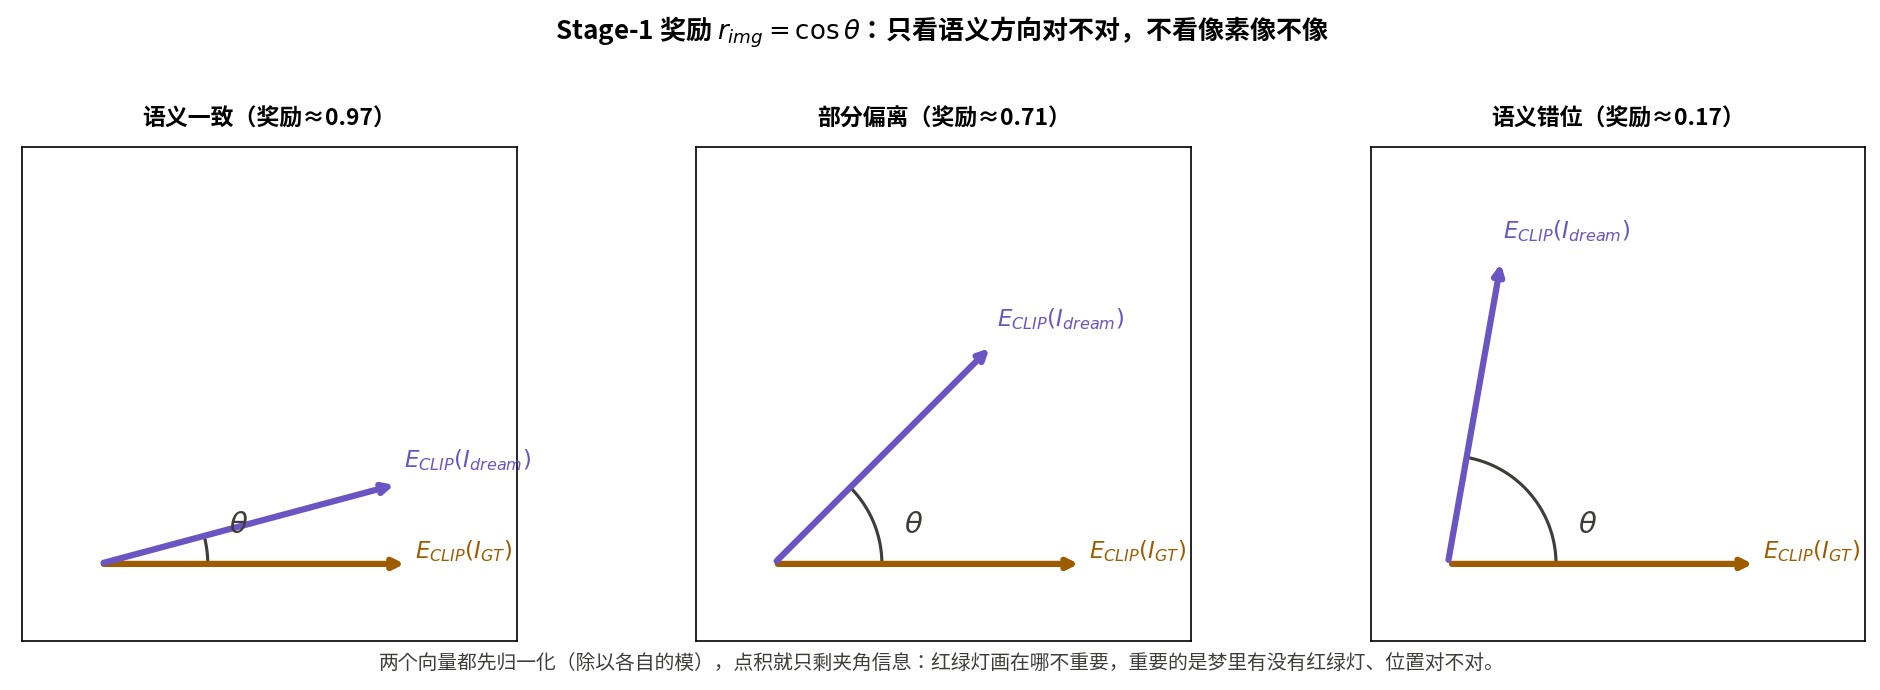

Write the Python code that produced this figure.
"""MindDriver Stage-1 奖励 r_img 的几何意义：CLIP 嵌入空间中的余弦相似度。"""
import matplotlib
matplotlib.use("Agg")
import numpy as np
import matplotlib.pyplot as plt

plt.rcParams["font.sans-serif"] = ["Noto Sans CJK JP", "DejaVu Sans"]
plt.rcParams["axes.unicode_minus"] = False

fig, axes = plt.subplots(1, 3, figsize=(13.5, 4.2), subplot_kw={"aspect": "equal"})
thetas = [15, 45, 80]
labels = ["语义一致（奖励≈0.97）", "部分偏离（奖励≈0.71）", "语义错位（奖励≈0.17）"]

for ax, th, lab in zip(axes, thetas, labels):
    th = np.deg2rad(th)
    v_gt = np.array([1.0, 0.0])
    v_dr = np.array([np.cos(th), np.sin(th)])
    ax.annotate("", xy=v_gt, xytext=(0, 0),
                arrowprops=dict(arrowstyle="->", color="#9e5c00", lw=3))
    ax.annotate("", xy=v_dr, xytext=(0, 0),
                arrowprops=dict(arrowstyle="->", color="#6a55c2", lw=3))
    arc = np.linspace(0, th, 60)
    ax.plot(0.35*np.cos(arc), 0.35*np.sin(arc), color="#3d3d3a", lw=1.5)
    ax.text(0.42, 0.10, r"$\theta$", fontsize=14, color="#3d3d3a")
    ax.text(1.02, 0.02, r"$E_{CLIP}(I_{GT})$", fontsize=11, color="#9e5c00", weight="bold")
    ax.text(v_dr[0]*1.02, v_dr[1]*1.02 + 0.05, r"$E_{CLIP}(I_{dream})$",
            fontsize=11, color="#6a55c2", weight="bold")
    ax.set_xlim(-0.25, 1.35); ax.set_ylim(-0.25, 1.35)
    ax.set_xticks([]); ax.set_yticks([])
    ax.set_title(lab, fontsize=11, weight="bold", pad=10)

fig.suptitle(r"Stage-1 奖励 $r_{img}=\cos\theta$：只看语义方向对不对，不看像素像不像",
             fontsize=12.5, weight="bold", y=1.03)
fig.text(0.5, -0.01,
         "两个向量都先归一化（除以各自的模），点积就只剩夹角信息："
         "红绿灯画在哪不重要，重要的是梦里有没有红绿灯、位置对不对。",
         ha="center", fontsize=9.5, color="#3d3d3a")
fig.tight_layout()
fig.savefig("/home/hatch/workspace/your_files/paper-xray-100/papers/081-Agent-minddriver/fig-clip-geometry.png",
            dpi=150, bbox_inches="tight")
print("saved fig-clip-geometry.png")
